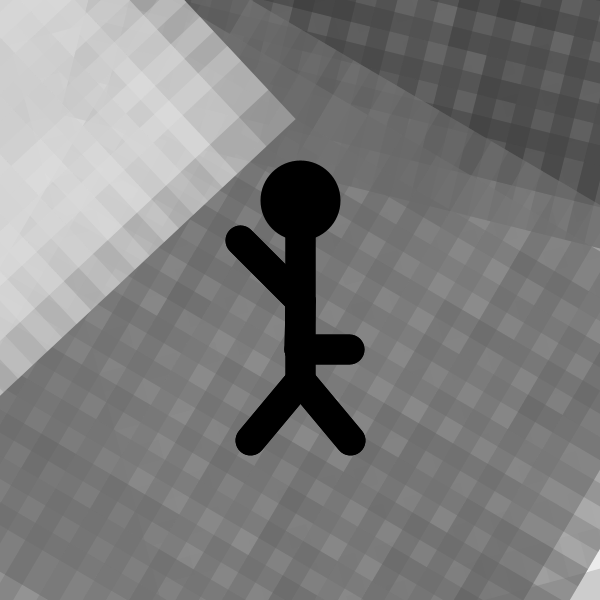
Frame 1 (no input)
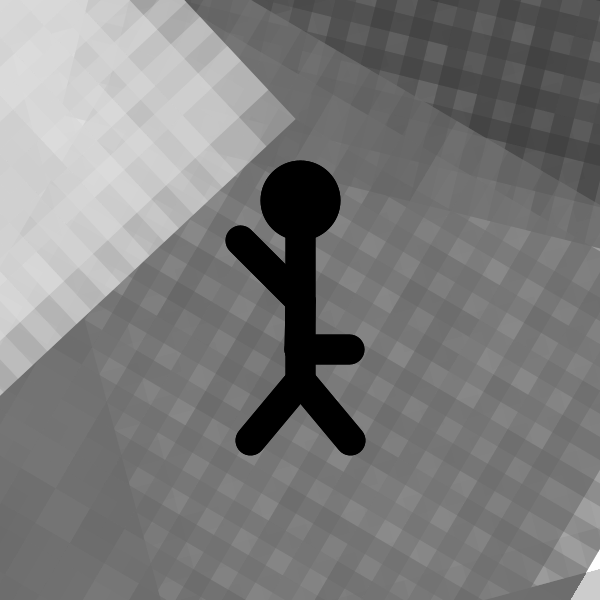
Frame 60 (the mouse pressed at the canvas centre just before this capture)
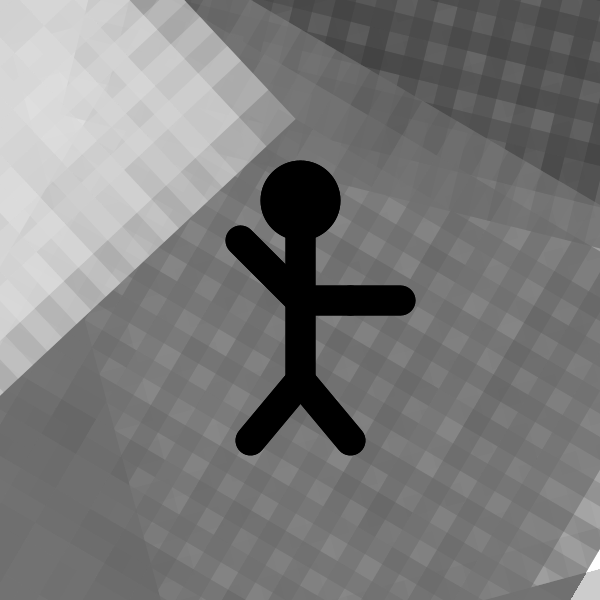
Frame 120 (the mouse held since frame 60 and released just before this capture)

The Processing sketch that drew these frames (run headless with seeded random() and noise(); from frame 60 on, the mouse is pressed at the canvas centre):

// Processing sketch: processing_74617
// ── processing_74617.pde

float x = 50;
float y = 100;
float angle1 = 0.0;
float angle2 = 0.0;
float segLength = 50;

void setup() {
  size(600, 600);
  colorMode(RGB);
  smooth();
}
void draw() {
  grid();
  //background(102, 179, 255);
  stroke(0);
  fill(0, 0, 0);
  ellipse(width/2, 200, 50, 50);
  strokeWeight(30);
  fill(0, 0, 0);
  line(300, 210, 300, 380);
  line(300, 380, 250, 440);
  line(300, 380, 350, 440);
  line(300, 300, 240, 240);

  // The Arm
  angle1 = (mouseX/float(width) - 0.5) * -PI;
  angle2 = (mouseY/float(height) - 0.5) * PI;

  pushMatrix();
  translate(250, 200);
  segment(x, y, angle1); 
  segment(segLength, 0, angle2);
  popMatrix();

  if (key=='1')
  {
    fill(51, 204, 255);
    stroke(51, 204, 255);
  }

  if (key=='2')
  {
    fill(255, 102, 51);
    stroke(255, 102, 51);
  }

  if (key=='3')
  {
    fill(255, 51, 102);
    stroke(255, 51, 102);
  }

  ellipse(width/2, 200, 50, 50);
  line(300, 210, 300, 380);
  line(300, 380, 250, 440);
  line(300, 380, 350, 440);
  line(300, 300, 240, 240);

  angle1 = (mouseX/float(width) - 0.5) * -PI;
  angle2 = (mouseY/float(height) - 0.5) * PI;

  pushMatrix();
  translate(250, 200);
  segment(x, y, angle1); 
  segment(segLength, 0, angle2);
  popMatrix();
}

void segment(float x, float y, float a) {
  translate(x, y);
  rotate(a);
  line(0, 0, segLength, 0);
}

void grid() {
  pushMatrix();
  // Grid 1
  translate(10, 45);
  rotate(50);
  noStroke();
  for (int x=0;x<width;x+=40) {
    for (int y=0;y<height;y+=40) {
      fill(random(35)+255, 100);
      rect(x, y, 100, 100);
    }
  }
  // Grid 2
  translate(30, 80);
  rotate(200);
  noStroke();
  for (int x=0;x<width;x+=40) {
    for (int y=0;y<height;y+=40) {
      fill(random(30)+55, 100);
      rect(x, y, 100, 100);
    }
  }
  // Grid 3
  translate(180, 80);
  rotate(360);
  noStroke();
  for (int x=0;x<width;x+=40) {
    for (int y=0;y<height;y+=40) {
      fill(random(25)+100, 100);
      rect(x, y, 100, 100);
    }
  }
  // Grid 4
  translate(180, 80);
  rotate(360);
  noStroke();
  for (int x=0;x<width;x+=40) {
    for (int y=0;y<height;y+=40) {
      fill(random(25)+200, 100);
      rect(x, y, 100, 100);
    }
  }
  popMatrix();
}
